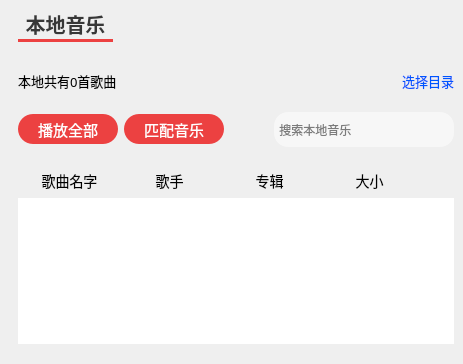
      <widget class="QWidget" name="tab_8">
       <attribute name="title">
        <string>本地音乐</string>
       </attribute>
       <layout class="QGridLayout" name="gridLayout_3">
        <property name="leftMargin">
         <number>9</number>
        </property>
        <property name="topMargin">
         <number>9</number>
        </property>
        <property name="rightMargin">
         <number>0</number>
        </property>
        <property name="horizontalSpacing">
         <number>9</number>
        </property>
        <property name="verticalSpacing">
         <number>6</number>
        </property>
        <item row="0" column="1">
         <widget class="QTabWidget" name="tabWidget_2">
          <property name="font">
           <font>
            <pointsize>15</pointsize>
            <weight>50</weight>
            <bold>false</bold>
           </font>
          </property>
          <property name="cursor">
           <cursorShape>PointingHandCursor</cursorShape>
          </property>
          <property name="toolTip">
           <string/>
          </property>
          <property name="styleSheet">
           <string notr="true">
/*QTabWidget 的样式*/
QTabWidget::pane
{
	top:10px;
    border: none;  
}

QTabBar::tab
{ 
	background:transparent;
	border-bottom: 3px solid rgb(255,255,255);
	font-family:&quot;微软雅黑&quot;;
	font-size:16px;
	padding-left:5px;
	padding-right:5px;
	min-width: 85px;
	min-height:30px;		
}
 
QTabBar::tab:selected
{
	border-bottom: 3px solid rgb(236,65,65);
	color: rgb(55,55,55);
	font-size:20px;
	font-weight: bold;
}



/*
QTabWidget::pane
{
	top:10px;
    border: 0;  
	border-style:hidden;
}

QTabBar::tab
{ 
	background:transparent;
	border-bottom: 3px solid rgb(255,255,255);
	font-family:&quot;微软雅黑&quot;;
	font-size:16px;
	padding-left:5px;
	padding-right:5px;
	min-width: 85px;
	min-height:30px;	
}
 
QTabBar::tab:selected
{
	padding-left:15px;
	border-bottom: 3px solid rgb(236,65,65);
	color: rgb(55,55,55);
	font-size:20px;
	font-weight: bold;
}
*/</string>
          </property>
          <property name="currentIndex">
           <number>0</number>
          </property>
          <widget class="QWidget" name="tab_9">
           <attribute name="title">
            <string>本地音乐</string>
           </attribute>
           <layout class="QGridLayout" name="gridLayout_2">
            <property name="leftMargin">
             <number>0</number>
            </property>
            <property name="topMargin">
             <number>9</number>
            </property>
            <item row="0" column="0">
             <spacer name="verticalSpacer_3">
              <property name="orientation">
               <enum>Qt::Vertical</enum>
              </property>
              <property name="sizeType">
               <enum>QSizePolicy::Fixed</enum>
              </property>
              <property name="sizeHint" stdset="0">
               <size>
                <width>20</width>
                <height>10</height>
               </size>
              </property>
             </spacer>
            </item>
            <item row="3" column="0">
             <layout class="QHBoxLayout" name="horizontalLayout_10">
              <item>
               <widget class="QPushButton" name="btn_playAll">
                <property name="minimumSize">
                 <size>
                  <width>100</width>
                  <height>30</height>
                 </size>
                </property>
                <property name="font">
                 <font>
                  <family>微软雅黑</family>
                  <pointsize>11</pointsize>
                 </font>
                </property>
                <property name="cursor">
                 <cursorShape>PointingHandCursor</cursorShape>
                </property>
                <property name="styleSheet">
                 <string notr="true">QPushButton
{		
	background-color: rgb(236, 65, 65);
	border-radius:15px;
	color: rgb(255, 255, 255);
}</string>
                </property>
                <property name="text">
                 <string>播放全部</string>
                </property>
               </widget>
              </item>
              <item>
               <widget class="QPushButton" name="btn_chooseMusic">
                <property name="minimumSize">
                 <size>
                  <width>100</width>
                  <height>30</height>
                 </size>
                </property>
                <property name="font">
                 <font>
                  <family>微软雅黑</family>
                  <pointsize>11</pointsize>
                 </font>
                </property>
                <property name="cursor">
                 <cursorShape>PointingHandCursor</cursorShape>
                </property>
                <property name="styleSheet">
                 <string notr="true">QPushButton
{		
	background-color: rgb(236, 65, 65);
	border-radius:15px;
	color: rgb(255, 255, 255);
}</string>
                </property>
                <property name="text">
                 <string>匹配音乐</string>
                </property>
               </widget>
              </item>
              <item>
               <spacer name="horizontalSpacer_25">
                <property name="orientation">
                 <enum>Qt::Horizontal</enum>
                </property>
                <property name="sizeHint" stdset="0">
                 <size>
                  <width>40</width>
                  <height>20</height>
                 </size>
                </property>
               </spacer>
              </item>
              <item>
               <widget class="QLineEdit" name="lineEdit_searchLocal">
                <property name="sizePolicy">
                 <sizepolicy hsizetype="Expanding" vsizetype="Fixed">
                  <horstretch>0</horstretch>
                  <verstretch>8</verstretch>
                 </sizepolicy>
                </property>
                <property name="minimumSize">
                 <size>
                  <width>180</width>
                  <height>35</height>
                 </size>
                </property>
                <property name="maximumSize">
                 <size>
                  <width>201</width>
                  <height>35</height>
                 </size>
                </property>
                <property name="styleSheet">
                 <string notr="true">color: rgb(0, 0, 0);
background-color: rgb(247, 247, 247);
border-radius: 14px;
padding: 0px 0px 0px 0px;
font-family: &quot;微软雅黑&quot;;
font: 11pt &quot;微软雅黑&quot;;</string>
                </property>
                <property name="text">
                 <string/>
                </property>
                <property name="placeholderText">
                 <string> 搜索本地音乐</string>
                </property>
               </widget>
              </item>
             </layout>
            </item>
            <item row="5" column="0">
             <widget class="QTableWidget" name="tableWidget">
              <property name="toolTip">
               <string/>
              </property>
              <property name="styleSheet">
               <string notr="true">/*美化表头*/
QHeaderView::section
{
    font-size:14px;
    background: transparent;
    border:none;
	padding-left:3px;
    margin-top: 5px;
    min-height:35px;
    max-height:35px;
}
/*整体对tablewidget美化*/
QTableWidget
{
    font-size:14px;
    border: none;
    margin: 0px;
    padding: 0px;
    color: black;
	alternate-background-color: rgb(250, 250, 250);
	
}
/*对item美化*/
QTableWidget::item
{
    font-size:14px;
    color: black;
}
/*鼠标悬浮于item时*/
QTableWidget::item:hover
{
    background:#dddddd;
}
/*item选中时*/
QTableWidget::item:selected
{  
    /* color: #2eb372; */
	color: rgb(236, 65, 65);
    background: #F6F6F6;

}</string>
              </property>
              <property name="frameShape">
               <enum>QFrame::NoFrame</enum>
              </property>
              <property name="showGrid">
               <bool>false</bool>
              </property>
              <property name="gridStyle">
               <enum>Qt::NoPen</enum>
              </property>
              <attribute name="horizontalHeaderMinimumSectionSize">
               <number>100</number>
              </attribute>
              <attribute name="verticalHeaderMinimumSectionSize">
               <number>30</number>
              </attribute>
              <column>
               <property name="text">
                <string>歌曲名字</string>
               </property>
               <property name="font">
                <font>
                 <pointsize>10</pointsize>
                </font>
               </property>
              </column>
              <column>
               <property name="text">
                <string>歌手</string>
               </property>
               <property name="font">
                <font>
                 <pointsize>10</pointsize>
                </font>
               </property>
              </column>
              <column>
               <property name="text">
                <string>专辑</string>
               </property>
               <property name="font">
                <font>
                 <pointsize>10</pointsize>
                </font>
               </property>
              </column>
              <column>
               <property name="text">
                <string>大小</string>
               </property>
               <property name="font">
                <font>
                 <pointsize>10</pointsize>
                </font>
               </property>
              </column>
             </widget>
            </item>
            <item row="2" column="0">
             <spacer name="verticalSpacer_2">
              <property name="orientation">
               <enum>Qt::Vertical</enum>
              </property>
              <property name="sizeType">
               <enum>QSizePolicy::Fixed</enum>
              </property>
              <property name="sizeHint" stdset="0">
               <size>
                <width>20</width>
                <height>15</height>
               </size>
              </property>
             </spacer>
            </item>
            <item row="1" column="0">
             <layout class="QHBoxLayout" name="horizontalLayout_9">
              <item>
               <widget class="QLabel" name="label_MusicCount">
                <property name="font">
                 <font>
                  <family>微软雅黑</family>
                  <pointsize>10</pointsize>
                 </font>
                </property>
                <property name="text">
                 <string>本地共有0首歌曲</string>
                </property>
               </widget>
              </item>
              <item>
               <spacer name="horizontalSpacer_22">
                <property name="orientation">
                 <enum>Qt::Horizontal</enum>
                </property>
                <property name="sizeHint" stdset="0">
                 <size>
                  <width>40</width>
                  <height>20</height>
                 </size>
                </property>
               </spacer>
              </item>
              <item>
               <widget class="QPushButton" name="pushButton_5">
                <property name="font">
                 <font>
                  <family>微软雅黑</family>
                  <pointsize>10</pointsize>
                 </font>
                </property>
                <property name="cursor">
                 <cursorShape>PointingHandCursor</cursorShape>
                </property>
                <property name="styleSheet">
                 <string notr="true">border-style:hidden;
color: rgb(0, 85, 255);</string>
                </property>
                <property name="text">
                 <string>选择目录</string>
                </property>
               </widget>
              </item>
             </layout>
            </item>
            <item row="4" column="0">
             <spacer name="verticalSpacer">
              <property name="orientation">
               <enum>Qt::Vertical</enum>
              </property>
              <property name="sizeType">
               <enum>QSizePolicy::Fixed</enum>
              </property>
              <property name="sizeHint" stdset="0">
               <size>
                <width>20</width>
                <height>5</height>
               </size>
              </property>
             </spacer>
            </item>
           </layout>
          </widget>
         </widget>
        </item>
        <item row="0" column="0">
         <spacer name="horizontalSpacer_28">
          <property name="orientation">
           <enum>Qt::Horizontal</enum>
          </property>
          <property name="sizeType">
           <enum>QSizePolicy::Fixed</enum>
          </property>
          <property name="sizeHint" stdset="0">
           <size>
            <width>9</width>
            <height>20</height>
           </size>
          </property>
         </spacer>
        </item>
       </layout>
      </widget>
